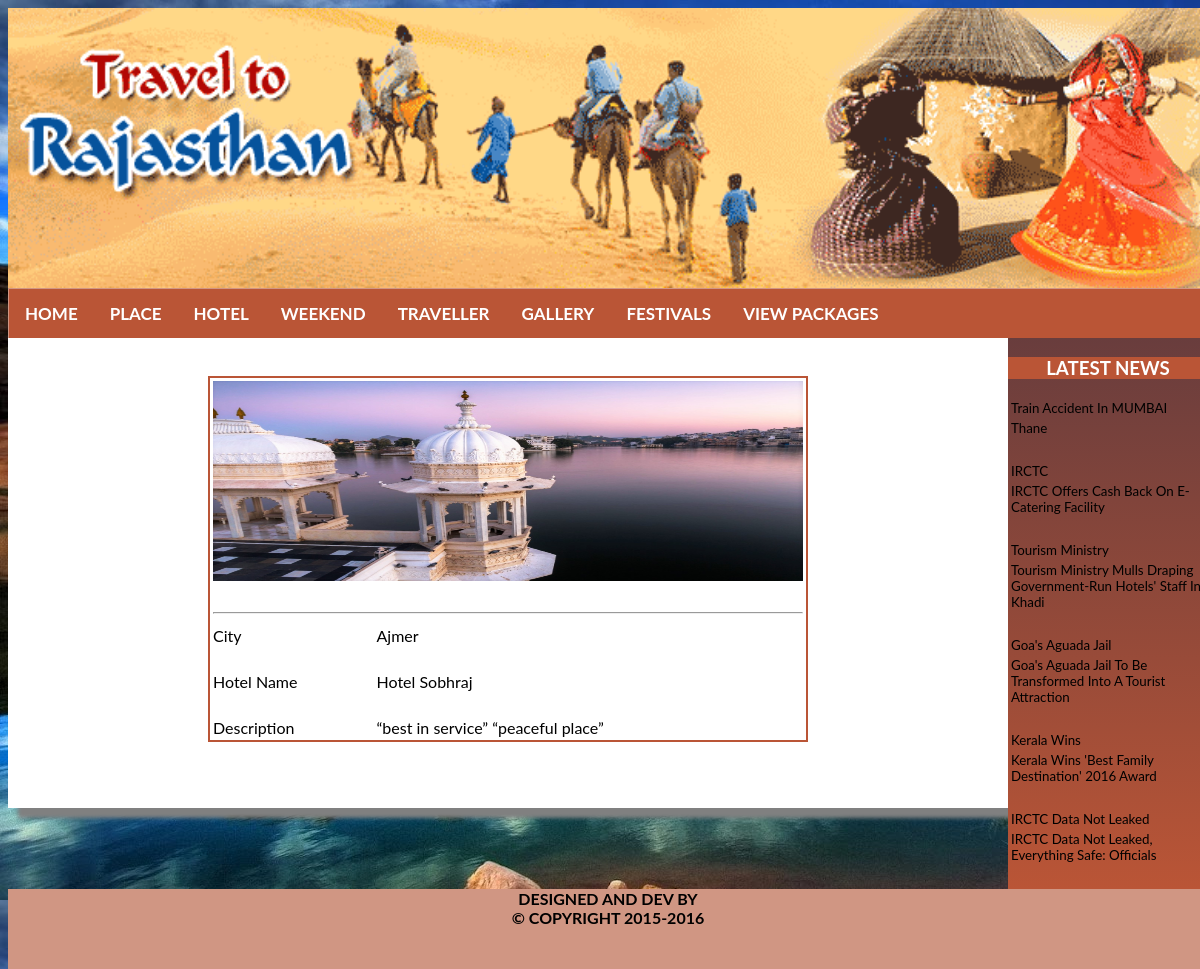
Page /tourism/user/view_hotel_desc.php?a=Ajmer&b=Hotel Sobhraj on the committed database.
### tables this page shows
CREATE TABLE IF NOT EXISTS `hotel` (
  `id` int(11) NOT NULL AUTO_INCREMENT,
  `city` varchar(200) NOT NULL,
  `hotel_name` varchar(200) NOT NULL,
  `address` varchar(200) NOT NULL,
  `description` text NOT NULL,
  `photo` varchar(200) NOT NULL,
  PRIMARY KEY (`id`)
);

CREATE TABLE IF NOT EXISTS `news` (
  `id` int(200) NOT NULL AUTO_INCREMENT,
  `news_name` varchar(200) NOT NULL,
  `description` varchar(200) NOT NULL,
  `photo` varchar(200) NOT NULL,
  PRIMARY KEY (`id`)
);

### tourism/user/view_hotel_desc.php (the view, shortened to what this page needs)
<?php
	include('head.php');
	$city=$_REQUEST["a"];
	$place=$_REQUEST["b"];
	$r=mysql_query("Select * from hotel where city='$city' and hotel_name='$place'");
	echo "<br/><br/><table width='60%' align='center' style='border:2px solid #BA5536'>";
	if($row=mysql_Fetch_Array($r))
	{
		echo "<tr><td colspan='2' align='center'>
		<image src='../admin/place_photo/$row[5]' height=200 width='100%'></td></tr>";
		echo "<tR><td colspan='2'>&nbsp;<hr/></td></tr>";
		echo "<tr><td>City</td><td>$row[1]</td></tr>";
		echo "<tR><td colspan='2'>&nbsp;</td></tr>";
		echo "<tr><td>Hotel Name</td><td>$row[2]</td></tr>";
		echo "<tR><td colspan='2'>&nbsp;</td></tr>";
		echo "<tr><td>Description</td><td>$row[4]</td></tr>";
	}
?>
</table>
<?php
include('footer.php');
?>

### tourism/user/footer.php (shortened to what this page needs)
	</div>
					<div id='left'>
						<h3 style='background:#BA5536;color:white' ><center>LATEST NEWS</center></h3>
				<marquee direction='up' scrollamount=6>
					<table height='400px'>
						<?php
							$r=mysql_Query("select * from news");
						while($row=mysql_Fetch_array($r))
							{
								echo "<tr><td style='text-transform:capitalize;
								font-size:10pt'>",$row[1],"</td></tr>";
								echo "<tr><td style='text-transform:capitalize;
								font-size:10pt'>",$row[2],"</td></tr>";
								echo "<tr><td>&nbsp;</td></tr>";
							}
						?>
						</table>
					</marquee>
					</div>
	<div id='footer'>
			DESIGNED AND DEV BY</br>
			&copy; COPYRIGHT 2015-2016
		</div>
	</div>
</body>
</html>

### tourism/user/css/style.css (style rules this page uses)
body { background:url(../images/100.jpg); }
#left { height:auto; width:200px; background:-webkit-linear-gradient(#693D3D,#BA5536); float:right; }
#footer { clear:both; width:1200px; height:80px; background:#D09683; color:black; text-align:center; font-weight:Bold; }

### tourism/user/head.php (style rules this page uses)
body { font-family: "Lato", sans-serif; }

### rows in the picture
hotel: photo (picture), city "Ajmer", hotel_name "Hotel Sobhraj", description "“best in service” “peaceful place”"
news: news_name "Train Accident In MUMBAI", description "Thane"
news: news_name "IRCTC", description "IRCTC Offers Cash Back On E-Catering Facility"
news: news_name "Tourism Ministry", description "Tourism Ministry Mulls Draping Government-Run Hotels' Staff In Khadi"
news: news_name "Goa's Aguada Jail", description "Goa's Aguada Jail To Be Transformed Into A Tourist Attraction"
news: news_name "Kerala Wins", description "Kerala Wins 'Best Family Destination' 2016 Award"
news: news_name "IRCTC Data Not Leaked", description "IRCTC Data Not Leaked, Everything Safe: Officials"
